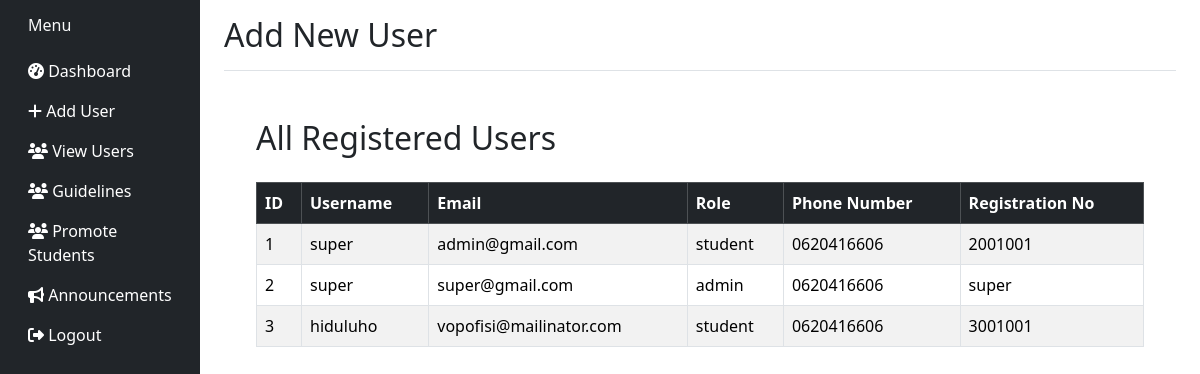
Before: /super_admin/view-users/ with the older database file.
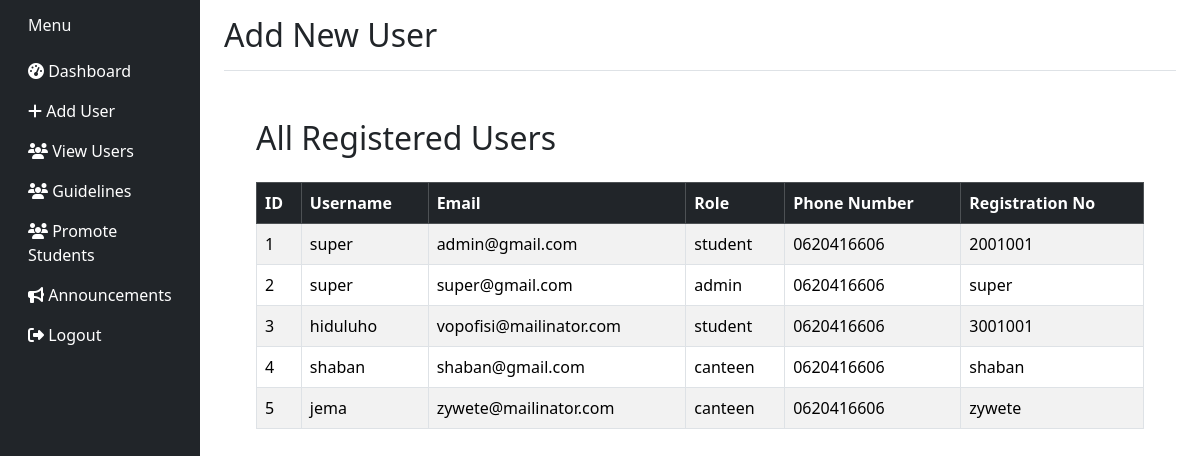
After: the same page with the newer database file.
### apps/pages/models.py (models this page shows, shortened)
class User(AbstractBaseUser, PermissionsMixin):
    ROLE_CHOICES = (
        ('student', 'Student'),
        ('librarian', 'Librarian'),
        ('admin', 'Admin'),
    )
    registration_no = models.CharField(max_length=30, unique=True)
    email = models.EmailField(unique=True)
    full_name = models.CharField(max_length=100)
    role = models.CharField(max_length=20, choices=ROLE_CHOICES)
    phone_number = models.CharField(max_length=15, blank=True, null=True)
    is_active = models.BooleanField(default=True)
    is_staff = models.BooleanField(default=False)
    objects = UserManager()
    USERNAME_FIELD = 'registration_no'
    REQUIRED_FIELDS = ['email', 'full_name']

class Student(models.Model):
    user = models.OneToOneField(User, on_delete=models.CASCADE, related_name='student_profile')
    reg_number = models.CharField(max_length=20, unique=True)
    name = models.CharField(max_length=100, default='Sample')
    enrollment_year = models.PositiveIntegerField()
    program = models.CharField(max_length=100)
    phone_number = models.CharField(max_length=15, blank=True)
    gender = models.CharField(max_length=10, choices=[("Male", "Male"), ("Female", "Female")], blank=True)
    date_of_birth = models.DateField(null=True, blank=True)
    department = models.CharField(max_length=100, default='General')
    year = models.ForeignKey('Year', on_delete=models.SET_NULL, null=True, blank=True, related_name='students')

### apps/pages/super_admin.py (the view)
# urls.py: path('super_admin/view-users/', super_admin.view_all_users, name='view_all_users'),
def view_all_users(request):
    users = User.objects.all().select_related('student_profile')
    return render(request, 'super_admin/view_users.html', {'users': users})

### templates/super_admin/view_users.html (shortened to what this page needs)
<!DOCTYPE html>
{% load static widget_tweaks %}
<html lang="en">
<head>
    <link href="https://cdn.jsdelivr.net/npm/bootstrap@5.3.2/dist/css/bootstrap.min.css" rel="stylesheet">
    <link href="https://cdnjs.cloudflare.com/ajax/libs/font-awesome/6.5.0/css/all.min.css" rel="stylesheet">
</head>
<body>
    <div class="container-fluid">
        <div class="row">
            <nav class="col-md-3 col-lg-2 d-md-block bg-dark sidebar collapse">
                {% include 'super_admin/partial/sidebar.html' %}
            </nav>
            <main class="col-md-9 ms-sm-auto col-lg-10 px-md-4">
                <div
                    class="d-flex justify-content-between flex-wrap flex-md-nowrap align-items-center pt-3 pb-2 mb-3 border-bottom">
                    <h1 class="h2">Add New User</h1>
                </div>
                <div class="content">
                    <h2 class="mb-4">All Registered Users</h2>
                    <div class="table-responsive">
                    <table class="table table-bordered table-striped table-hover align-middle">
                        <thead class="table-dark">
                            <tr>
                                <th>ID</th>
                                <th>Username</th>
                                <th>Email</th>
                                <th>Role</th>
                                <th>Phone Number</th>
                                <th>Registration No</th>
                            </tr>
                        </thead>
                        <tbody>
                            {% for user in users %}
                            <tr>
                                <td>{{ forloop.counter }}</td>
                                <td>{{ user.full_name }}</td>
                                <td>{{ user.email }}</td>
                                <td>{{ user.role }}</td>
                                <td>
                                    {% if user.student_profile %}
                                        {{ user.student_profile.phone_number }}
                                    {% else %}
                                        {{ user.phone_number|default:"N/A" }}
                                    {% endif %}
                                </td>
                                <td>{{ user.registration_no }}</td>
                            </tr>
                            {% endfor %}
                        </tbody>
                    </table>
                    </div>
                </div>
            </main>
        </div>
    </div>
</body>
</html>

### templates/super_admin/partial/sidebar.html
<div class="position-sticky pt-3">
  <h6 class="text-light px-3 mb-3">Menu</h6>
  <ul class="nav flex-column">
    <li class="nav-item">
      <a class="nav-link {% if request.resolver_match.url_name == 'home' %}active{% endif %}" href="{% url 'home' %}">
        <i class="fas fa-tachometer-alt"></i> Dashboard
      </a>
    </li>
    <li class="nav-item">
      <a class="nav-link {% if request.resolver_match.url_name == 'add_book' %}active{% endif %}"
        href="{% url 'add_user_page' %}">
        <i class="fas fa-plus"></i> Add User
      </a>
    </li>
    <li class="nav-item">
      <a class="nav-link {% if request.resolver_match.url_name == 'view-users' %}active{% endif %}"
        href="{% url 'view_all_users' %}">
        <i class="fas fa-users"></i> View Users
      </a>
    </li>
    <li class="nav-item">
      <a class="nav-link {% if request.resolver_match.url_name == 'view-users' %}active{% endif %}"
        href="{% url 'guidelines_page' %}">
        <i class="fas fa-users"></i> Guidelines
      </a>
    </li>
    <li class="nav-item">
      <a class="nav-link {% if request.resolver_match.url_name == 'view-users' %}active{% endif %}"
        href="{% url 'promote_students' %}">
        <i class="fas fa-users"></i> Promote Students
      </a>
    </li>
    <li class="nav-item">
      <a class="nav-link {% if request.resolver_match.url_name == 'announcements' %}active{% endif %}"
        href="{% url 'announcements' %}">
        <i class="fas fa-bullhorn"></i> Announcements
      </a>
    </li>
    <li class="nav-item">
      <a class="nav-link text-white" href="{% url 'logout-user' %}">
        <i class="fas fa-sign-out-alt"></i> Logout
      </a>
    </li>
  </ul>
</div>

### templates/super_admin/view_users.html (style rules this page uses)
body { overflow-x: hidden; }
.sidebar { min-height: 100vh; background-color: #343a40; }
.sidebar .nav-link { color: #fff; }
.content { padding: 2rem; }

Changed rows visible on the page:
added User: full_name "shaban", email "shaban@gmail.com", role "canteen", phone_number "0620416606", registration_no "shaban"
added User: full_name "jema", email "zywete@mailinator.com", role "canteen", phone_number "0620416606", registration_no "zywete"
